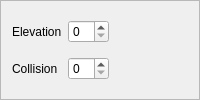
                      <widget class="QFrame" name="frame_5">
                       <property name="frameShape">
                        <enum>QFrame::StyledPanel</enum>
                       </property>
                       <property name="frameShadow">
                        <enum>QFrame::Raised</enum>
                       </property>
                       <layout class="QGridLayout" name="gridLayout_8">
                        <item row="0" column="1">
                         <widget class="QSpinBox" name="spinBox_SelectedElevation"/>
                        </item>
                        <item row="1" column="0">
                         <widget class="QLabel" name="label_17">
                          <property name="text">
                           <string>Collision</string>
                          </property>
                         </widget>
                        </item>
                        <item row="1" column="1">
                         <widget class="QSpinBox" name="spinBox_SelectedCollision"/>
                        </item>
                        <item row="0" column="0">
                         <widget class="QLabel" name="label_16">
                          <property name="text">
                           <string>Elevation</string>
                          </property>
                         </widget>
                        </item>
                        <item row="0" column="2">
                         <spacer name="horizontalSpacer_4">
                          <property name="orientation">
                           <enum>Qt::Horizontal</enum>
                          </property>
                          <property name="sizeHint" stdset="0">
                           <size>
                            <width>40</width>
                            <height>20</height>
                           </size>
                          </property>
                         </spacer>
                        </item>
                       </layout>
                      </widget>
